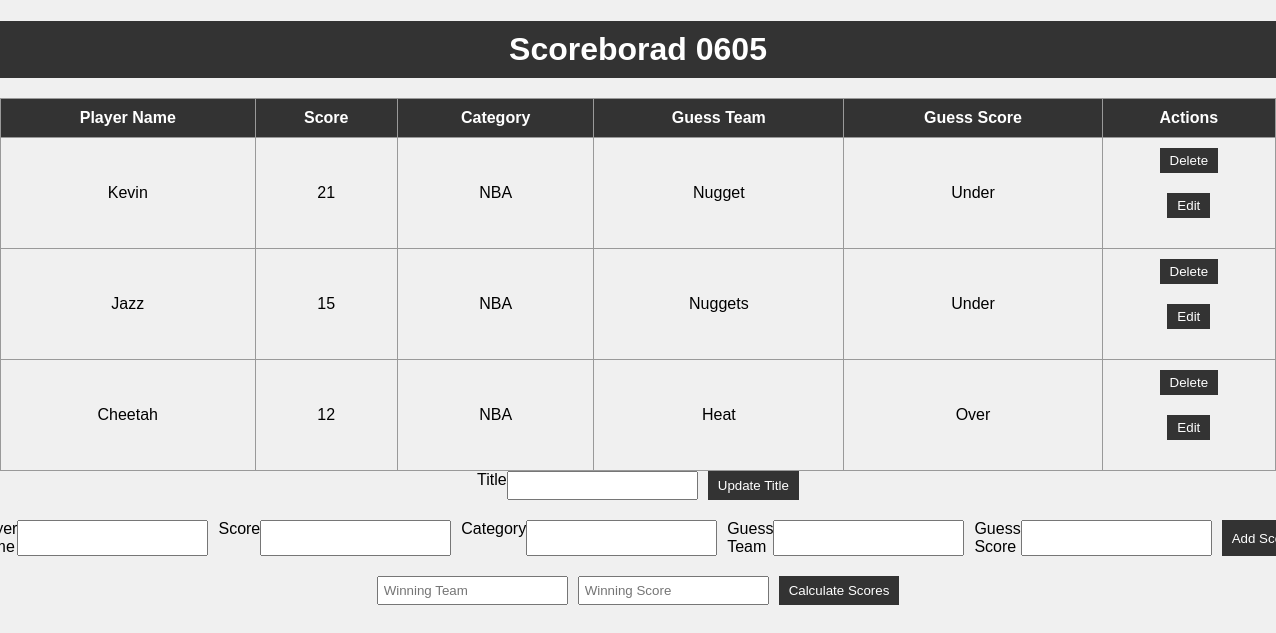
The page / on the database its author committed.
### app.py (models this page shows)
class Title(db.Model):
    id = db.Column(db.Integer, primary_key=True)
    title = db.Column(db.String(100), nullable=False, default='Scoreboard')

class Score(db.Model):
    id = db.Column(db.Integer, primary_key=True)
    player_name = db.Column(db.String(50), nullable=False)
    score = db.Column(db.Integer, nullable=False)
    category = db.Column(db.String(50), nullable=False)
    guess_team = db.Column(db.String(50), nullable=True)
    guess_score = db.Column(db.String(50), nullable=True)

### app.py (the view, shortened to what this page needs)
@app.route('/', methods=['GET', 'POST'])
def home():
    category = request.args.get('category')
    if category:
        scores = Score.query.filter_by(category=category).order_by(Score.score.desc()).all()
    else:
        scores = Score.query.order_by(Score.score.desc()).all()
    score_form = ScoreForm()
    delete_forms = [DeleteForm(prefix=str(score.id)) for score in scores]
    if request.method == 'POST':
        for score, delete_form in zip(scores, delete_forms):
            if delete_form.validate_on_submit():
                db.session.delete(score)
                db.session.commit()
                return redirect('/')
    title = Title.query.first()
    title_form = TitleForm()
    if title_form.validate_on_submit():
        title.title = title_form.title.data
        db.session.commit()
        return redirect('/')
    return render_template('scoreboard.html', scores=scores, score_form=score_form, delete_forms=delete_forms, title=title, title_form=title_form)

### app.py
class ScoreForm(FlaskForm):
    player_name = StringField('Player Name', validators=[DataRequired()])
    score = IntegerField('Score', validators=[DataRequired()])
    category = StringField('Category', validators=[DataRequired()])
    guess_team = StringField('Guess Team')
    guess_score = StringField('Guess Score')
    submit = SubmitField('Add Score')

class DeleteForm(FlaskForm):
    submit = SubmitField('Delete')

### templates/scoreboard.html (shortened to what this page needs)
<!DOCTYPE html>
<html>
<head>
	<link rel="stylesheet" href="{{ url_for('static', filename='style.css') }}">
</head>
<body>
    <h1>{{ title.title }}</h1>
    <table>
        <tr>
            <th>Player Name</th>
            <th>Score</th>
			<th>Category</th>
			<th>Guess Team</th>
			<th>Guess Score</th>
			<th>Actions</th>
        </tr>
        {% for score in scores %}
        <tr>
            <td>{{ score.player_name }}</td>
            <td>{{ score.score }}</td>
			<td>{{ score.category }}</td>
			<td>{{ score.guess_team }}</td>
			<td>{{ score.guess_score }}</td>
			<td>
				<form actionApologies for the abrupt cut-off in the previous message. Here's the continuation:
		```html
				<form action="/delete/{{ score.id }}" method="post" class="delete-form">
					<input type="submit" value="Delete" class="delete-button">
				</form>
				<form action="/edit/{{ score.id }}" method="get">
					<input type="submit" value="Edit">
				</form>
			</td>
        </tr>
        {% endfor %}
    </table>
	<form action="/" method="post">
		{{ title_form.title.label }} {{ title_form.title() }}
		{{ title_form.submit() }}
	</form>
	<form action="/add" method="post">
		{{ score_form.player_name.label }} {{ score_form.player_name() }}
		{{ score_form.score.label }} {{ score_form.score() }}
		{{ score_form.category.label }} {{ score_form.category() }}
		{{ score_form.guess_team.label }} {{ score_form.guess_team() }}
		{{ score_form.guess_score.label }} {{ score_form.guess_score() }}
		{{ score_form.submit() }}
	</form>
	<form action="/calculate_scores" method="post">
		<input type="text" name="winning_team" placeholder="Winning Team" required>
		<input type="text" name="winning_score" placeholder="Winning Score" required>
		<input type="submit" value="Calculate Scores">
	</form>
</body>
</html>

### static/style.css (style rules this page uses)
body { font-family: Arial, sans-serif; margin: 0; padding: 0; background-color: #f0f0f0; }
h1 { background-color: #333; color: #fff; padding: 10px 0; text-align: center; margin-bottom: 20px; }
table { width: 100%; border-collapse: collapse; }
table, th, td { border: 1px solid #999; }
th, td { padding: 10px; text-align: center; }
th { background-color: #333; color: #fff; }
form { display: flex; justify-content: center; margin-bottom: 20px; }
form input[type="text"], form input[type="number"] { margin-right: 10px; padding: 5px; }
form input[type="submit"] { padding: 5px 10px; background-color: #333; color: #fff; border: none; cursor: pointer; }

### rows shown on the page
Title: title "Scoreborad 0605"
Score: player_name "Kevin", score "21", category "NBA", guess_team "Nugget", guess_score "Under"
Score: player_name "Jazz", score "15", category "NBA", guess_team "Nuggets", guess_score "Under"
Score: player_name "Cheetah", score "12", category "NBA", guess_team "Heat", guess_score "Over"

### other values the page prints
{{ title_form.title.label }} "Title"
{{ score_form.score.label }} "Score"
{{ score_form.category.label }} "Category"
{{ score_form.guess_team.label }} "Guess Team"
{{ score_form.guess_score.label }} "Guess Score"
